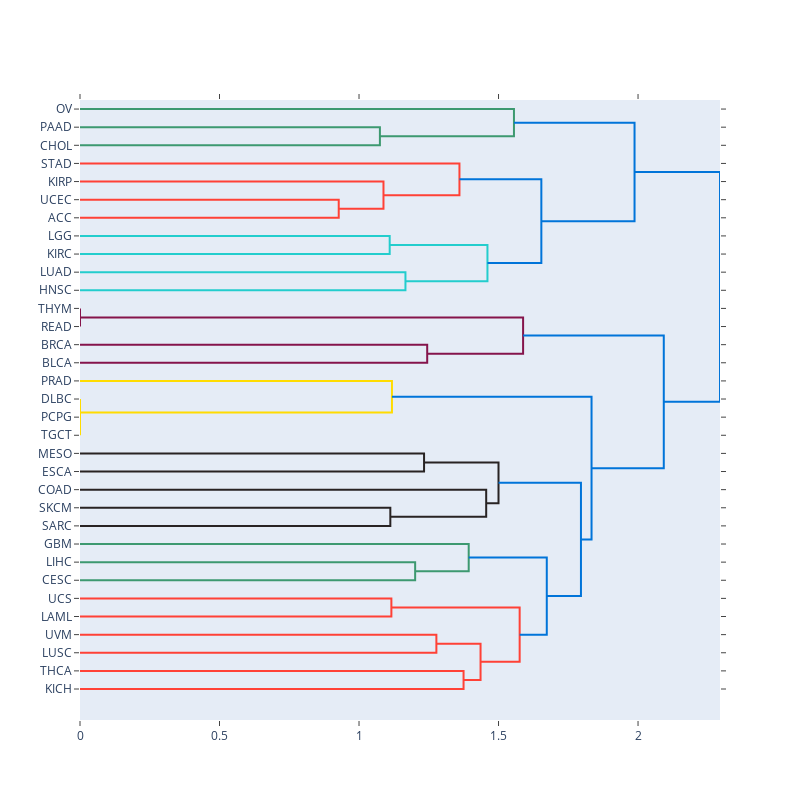

The code cell stored with this chart in its notebook:
### Code cell
names = x.columns
fig = ff.create_dendrogram(y, orientation='left', labels=names)
fig.update_layout(width=800, height=800)
fig.show()

### Figure 1 — Plotly figure (JSON) as saved in the notebook; plotly's stock layout.template omitted (floating-point values rounded to 4 significant figures)
{"data": [{"hoverinfo": "text", "marker": {"color": "rgb(61,153,112)"}, "mode": "lines", "type": "scatter", "x": [0, 1.075, 1.075, 0], "xaxis": "x", "y": [-15, -15, -25, -25], "yaxis": "y"}, {"hoverinfo": "text", "marker": {"color": "rgb(61,153,112)"}, "mode": "lines", "type": "scatter", "x": [0, 1.555, 1.555, 1.075], "xaxis": "x", "y": [-5, -5, -20, -20], "yaxis": "y"}, {"hoverinfo": "text", "marker": {"color": "rgb(255,65,54)"}, "mode": "lines", "type": "scatter", "x": [0, 0.9273, 0.9273, 0], "xaxis": "x", "y": [-55, -55, -65, -65], "yaxis": "y"}, {"hoverinfo": "text", "marker": {"color": "rgb(255,65,54)"}, "mode": "lines", "type": "scatter", "x": [0, 1.088, 1.088, 0.9273], "xaxis": "x", "y": [-45, -45, -60, -60], "yaxis": "y"}, {"hoverinfo": "text", "marker": {"color": "rgb(255,65,54)"}, "mode": "lines", "type": "scatter", "x": [0, 1.36, 1.36, 1.088], "xaxis": "x", "y": [-35, -35, -52.5, -52.5], "yaxis": "y"}, {"hoverinfo": "text", "marker": {"color": "rgb(35,205,205)"}, "mode": "lines", "type": "scatter", "x": [0, 1.11, 1.11, 0], "xaxis": "x", "y": [-75, -75, -85, -85], "yaxis": "y"}, {"hoverinfo": "text", "marker": {"color": "rgb(35,205,205)"}, "mode": "lines", "type": "scatter", "x": [0, 1.166, 1.166, 0], "xaxis": "x", "y": [-95, -95, -105, -105], "yaxis": "y"}, {"hoverinfo": "text", "marker": {"color": "rgb(35,205,205)"}, "mode": "lines", "type": "scatter", "x": [1.11, 1.46, 1.46, 1.166], "xaxis": "x", "y": [-80, -80, -100, -100], "yaxis": "y"}, {"hoverinfo": "text", "marker": {"color": "rgb(0,116,217)"}, "mode": "lines", "type": "scatter", "x": [1.36, 1.653, 1.653, 1.46], "xaxis": "x", "y": [-43.75, -43.75, -90, -90], "yaxis": "y"}, {"hoverinfo": "text", "marker": {"color": "rgb(0,116,217)"}, "mode": "lines", "type": "scatter", "x": [1.555, 1.987, 1.987, 1.653], "xaxis": "x", "y": [-12.5, -12.5, -66.88, -66.88], "yaxis": "y"}, {"hoverinfo": "text", "marker": {"color": "rgb(133,20,75)"}, "mode": "lines", "type": "scatter", "x": [0, 0, 0, 0], "xaxis": "x", "y": [-115, -115, -125, -125], "yaxis": "y"}, {"hoverinfo": "text", "marker": {"color": "rgb(133,20,75)"}, "mode": "lines", "type": "scatter", "x": [0, 1.244, 1.244, 0], "xaxis": "x", "y": [-135, -135, -145, -145], "yaxis": "y"}, {"hoverinfo": "text", "marker": {"color": "rgb(133,20,75)"}, "mode": "lines", "type": "scatter", "x": [0, 1.588, 1.588, 1.244], "xaxis": "x", "y": [-120, -120, -140, -140], "yaxis": "y"}, {"hoverinfo": "text", "marker": {"color": "rgb(255,220,0)"}, "mode": "lines", "type": "scatter", "x": [0, 0, 0, 0], "xaxis": "x", "y": [-175, -175, -185, -185], "yaxis": "y"}, {"hoverinfo": "text", "marker": {"color": "rgb(255,220,0)"}, "mode": "lines", "type": "scatter", "x": [0, 0, 0, 0], "xaxis": "x", "y": [-165, -165, -180, -180], "yaxis": "y"}, {"hoverinfo": "text", "marker": {"color": "rgb(255,220,0)"}, "mode": "lines", "type": "scatter", "x": [0, 1.118, 1.118, 0], "xaxis": "x", "y": [-155, -155, -172.5, -172.5], "yaxis": "y"}, {"hoverinfo": "text", "marker": {"color": "rgb(40,35,35)"}, "mode": "lines", "type": "scatter", "x": [0, 1.233, 1.233, 0], "xaxis": "x", "y": [-195, -195, -205, -205], "yaxis": "y"}, {"hoverinfo": "text", "marker": {"color": "rgb(40,35,35)"}, "mode": "lines", "type": "scatter", "x": [0, 1.112, 1.112, 0], "xaxis": "x", "y": [-225, -225, -235, -235], "yaxis": "y"}, {"hoverinfo": "text", "marker": {"color": "rgb(40,35,35)"}, "mode": "lines", "type": "scatter", "x": [0, 1.456, 1.456, 1.112], "xaxis": "x", "y": [-215, -215, -230, -230], "yaxis": "y"}, {"hoverinfo": "text", "marker": {"color": "rgb(40,35,35)"}, "mode": "lines", "type": "scatter", "x": [1.233, 1.5, 1.5, 1.456], "xaxis": "x", "y": [-200, -200, -222.5, -222.5], "yaxis": "y"}, {"hoverinfo": "text", "marker": {"color": "rgb(61,153,112)"}, "mode": "lines", "type": "scatter", "x": [0, 1.201, 1.201, 0], "xaxis": "x", "y": [-255, -255, -265, -265], "yaxis": "y"}, {"hoverinfo": "text", "marker": {"color": "rgb(61,153,112)"}, "mode": "lines", "type": "scatter", "x": [0, 1.393, 1.393, 1.201], "xaxis": "x", "y": [-245, -245, -260, -260], "yaxis": "y"}, {"hoverinfo": "text", "marker": {"color": "rgb(255,65,54)"}, "mode": "lines", "type": "scatter", "x": [0, 1.116, 1.116, 0], "xaxis": "x", "y": [-275, -275, -285, -285], "yaxis": "y"}, {"hoverinfo": "text", "marker": {"color": "rgb(255,65,54)"}, "mode": "lines", "type": "scatter", "x": [0, 1.277, 1.277, 0], "xaxis": "x", "y": [-295, -295, -305, -305], "yaxis": "y"}, {"hoverinfo": "text", "marker": {"color": "rgb(255,65,54)"}, "mode": "lines", "type": "scatter", "x": [0, 1.375, 1.375, 0], "xaxis": "x", "y": [-315, -315, -325, -325], "yaxis": "y"}, {"hoverinfo": "text", "marker": {"color": "rgb(255,65,54)"}, "mode": "lines", "type": "scatter", "x": [1.277, 1.436, 1.436, 1.375], "xaxis": "x", "y": [-300, -300, -320, -320], "yaxis": "y"}, {"hoverinfo": "text", "marker": {"color": "rgb(255,65,54)"}, "mode": "lines", "type": "scatter", "x": [1.116, 1.576, 1.576, 1.436], "xaxis": "x", "y": [-280, -280, -310, -310], "yaxis": "y"}, {"hoverinfo": "text", "marker": {"color": "rgb(0,116,217)"}, "mode": "lines", "type": "scatter", "x": [1.393, 1.673, 1.673, 1.576], "xaxis": "x", "y": [-252.5, -252.5, -295, -295], "yaxis": "y"}, {"hoverinfo": "text", "marker": {"color": "rgb(0,116,217)"}, "mode": "lines", "type": "scatter", "x": [1.5, 1.795, 1.795, 1.673], "xaxis": "x", "y": [-211.2, -211.2, -273.8, -273.8], "yaxis": "y"}, {"hoverinfo": "text", "marker": {"color": "rgb(0,116,217)"}, "mode": "lines", "type": "scatter", "x": [1.118, 1.833, 1.833, 1.795], "xaxis": "x", "y": [-163.8, -163.8, -242.5, -242.5], "yaxis": "y"}, {"hoverinfo": "text", "marker": {"color": "rgb(0,116,217)"}, "mode": "lines", "type": "scatter", "x": [1.588, 2.092, 2.092, 1.833], "xaxis": "x", "y": [-130, -130, -203.1, -203.1], "yaxis": "y"}, {"hoverinfo": "text", "marker": {"color": "rgb(0,116,217)"}, "mode": "lines", "type": "scatter", "x": [1.987, 2.294, 2.294, 2.092], "xaxis": "x", "y": [-39.69, -39.69, -166.6, -166.6], "yaxis": "y"}], "layout": {"autosize": false, "height": 800, "hovermode": "closest", "showlegend": false, "width": 800, "xaxis": {"mirror": "allticks", "rangemode": "tozero", "showgrid": false, "showline": true, "showticklabels": true, "ticks": "outside", "type": "linear", "zeroline": false}, "yaxis": {"mirror": "allticks", "rangemode": "tozero", "showgrid": false, "showline": true, "showticklabels": true, "tickmode": "array", "ticks": "outside", "ticktext": ["OV", "PAAD", "CHOL", "STAD", "KIRP", "UCEC", "ACC", "LGG", "KIRC", "LUAD", "HNSC", "THYM", "READ", "BRCA", "BLCA", "PRAD", "DLBC", "PCPG", "TGCT", "MESO", "ESCA", "COAD", "SKCM", "SARC", "GBM", "LIHC", "CESC", "UCS", "LAML", "UVM", "LUSC", "THCA", "KICH"], "tickvals": [-5, -15, -25, -35, -45, -55, -65, -75, -85, -95, -105, -115, -125, -135, -145, -155, -165, -175, -185, -195, -205, -215, -225, -235, -245, -255, -265, -275, -285, -295, -305, -315, -325], "type": "linear", "zeroline": false}}}
